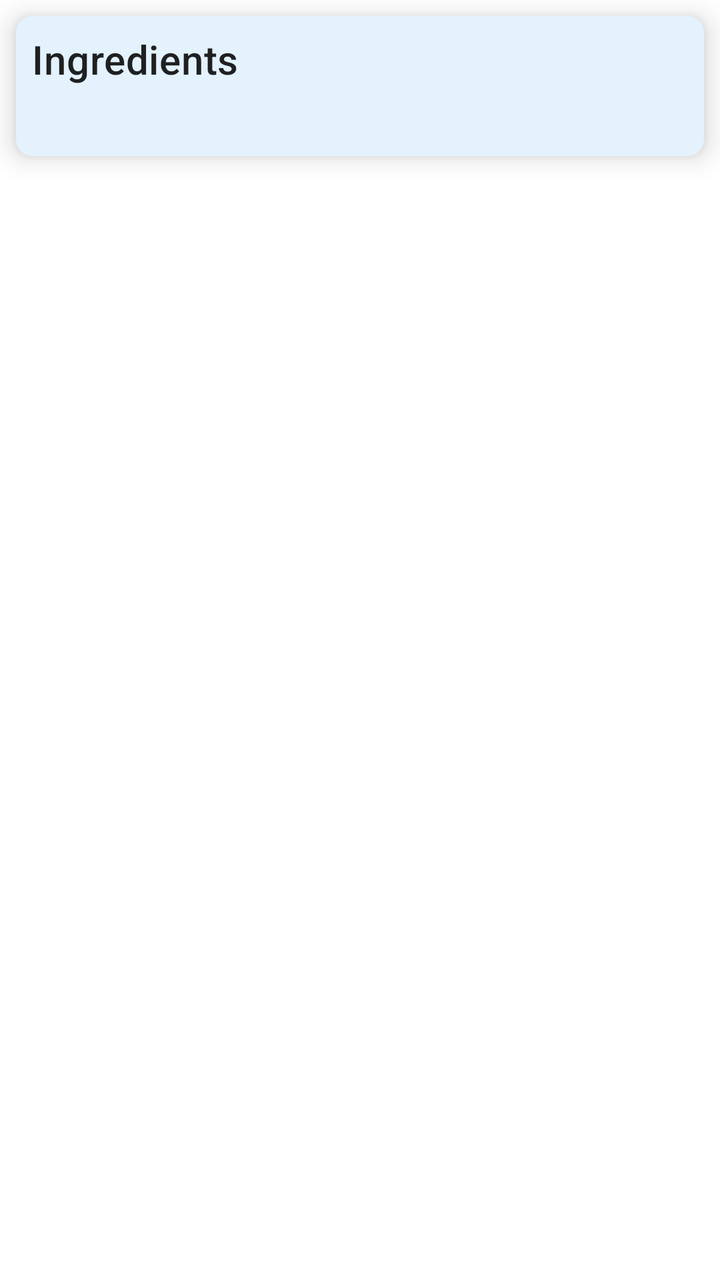
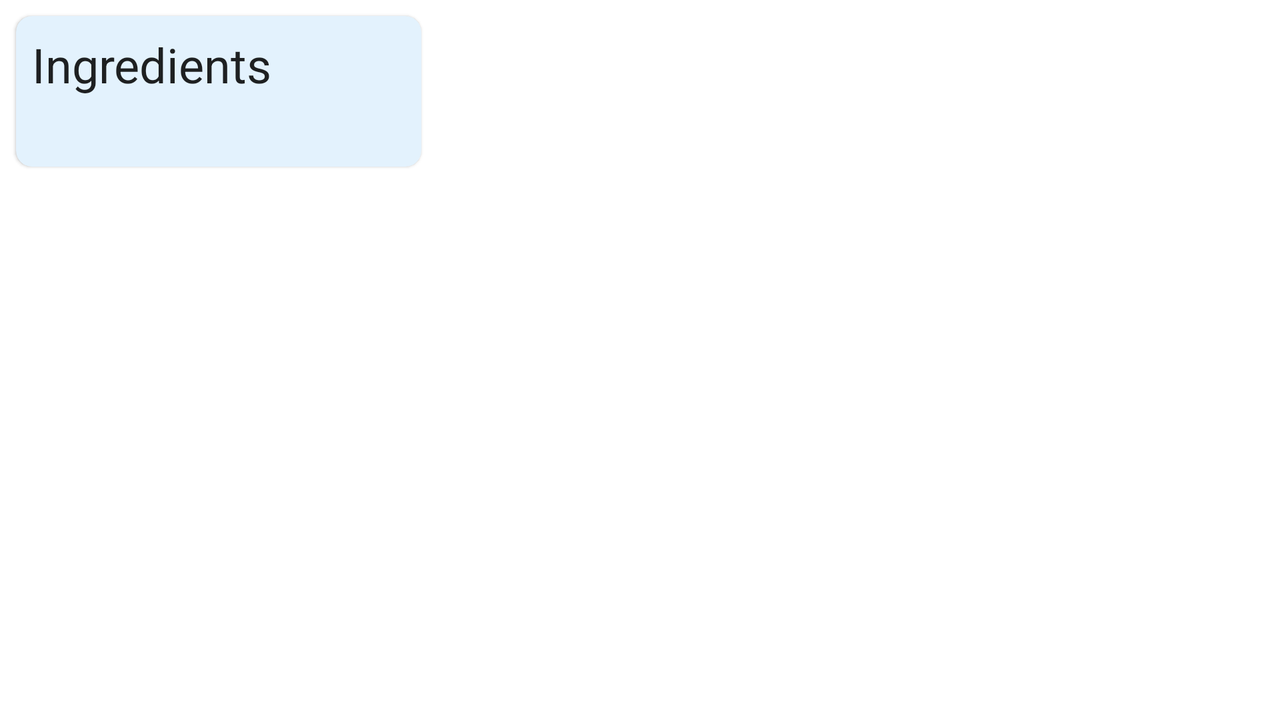

An Android layout and its configuration variant, each rendered on a device that would load it. The default file and the variant file are quoted in full after the pictures.
<!-- AndroidManifest.xml: application theme AppTheme -->
<!-- res/layout/activity_recipe_list.xml -->
<?xml version="1.0" encoding="utf-8"?>
<layout xmlns:android="http://schemas.android.com/apk/res/android"
    xmlns:app="http://schemas.android.com/apk/res-auto"
    xmlns:tools="http://schemas.android.com/tools">

    <data>

    </data>

    <androidx.core.widget.NestedScrollView
        android:layout_width="match_parent"
        android:layout_height="match_parent"
        android:orientation="vertical"
        tools:context=".RecipeListActivity">

        <LinearLayout
            android:layout_width="match_parent"
            android:layout_height="match_parent"
            android:orientation="vertical">


            <com.google.android.material.card.MaterialCardView
                android:layout_width="match_parent"
                android:layout_height="wrap_content"
                android:layout_margin="8dp"
                app:cardElevation="8dp"
                app:cardBackgroundColor="@color/ingredients_card"
                app:cardCornerRadius="8dp">

                <LinearLayout
                    android:layout_width="match_parent"
                    android:layout_height="wrap_content"
                    android:orientation="vertical"
                    android:padding="8dp">

                    <TextView
                        android:layout_width="match_parent"
                        android:layout_height="wrap_content"
                        android:text="@string/ingredients_label"
                        android:textAppearance="@style/TextAppearance.MaterialComponents.Headline6" />

                    <TextView
                        android:id="@+id/tv_ingredients"
                        android:layout_width="match_parent"
                        android:layout_height="wrap_content"
                        android:layout_marginTop="8dp"
                        android:textAppearance="@style/TextAppearance.MaterialComponents.Body2" />
                </LinearLayout>

            </com.google.android.material.card.MaterialCardView>

            <androidx.recyclerview.widget.RecyclerView
                android:id="@+id/rv_steps"
                android:layout_width="match_parent"
                android:layout_height="wrap_content"
                android:layout_margin="8dp"
                app:layoutManager="androidx.recyclerview.widget.LinearLayoutManager"
                tools:listitem="@layout/steps_list_item" />
        </LinearLayout>
    </androidx.core.widget.NestedScrollView>
</layout>
<!-- res/layout/steps_list_item.xml (included above) -->
<?xml version="1.0" encoding="utf-8"?>
<com.google.android.material.card.MaterialCardView xmlns:android="http://schemas.android.com/apk/res/android"
    android:layout_width="match_parent"
    android:layout_height="wrap_content"
    xmlns:app="http://schemas.android.com/apk/res-auto"
    app:cardCornerRadius="4dp"
    android:elevation="6dp"
    app:cardBackgroundColor="#FFFDE7"
    android:layout_margin="4dp">

    <TextView
        android:id="@+id/tv_steps_description"
        android:layout_width="match_parent"
        android:layout_height="wrap_content"
        android:padding="8dp"
        android:textAppearance="@style/TextAppearance.MaterialComponents.Headline6" />

</com.google.android.material.card.MaterialCardView>
<!-- resources referenced by this layout -->
<resources>
  <color name="ingredients_card">#E3F2FD</color>
  <string name="ingredients_label">Ingredients</string>
  <style name="AppTheme" parent="Theme.MaterialComponents.Light.DarkActionBar">
          
          <item name="colorPrimary">@color/colorPrimary</item>
          <item name="colorPrimaryDark">@color/colorPrimaryDark</item>
          <item name="colorAccent">@color/colorAccent</item>
      </style>
  <color name="colorPrimary">#dd2c00</color>
  <color name="colorPrimaryDark">#a30000</color>
  <color name="colorAccent">#dd2c00</color>
</resources>
<!-- res/layout-land/activity_recipe_list.xml (the repository's variant of the layout above) -->
<!-- drawn on the phone turned sideways -->
<?xml version="1.0" encoding="utf-8"?>
<LinearLayout xmlns:android="http://schemas.android.com/apk/res/android"
    xmlns:app="http://schemas.android.com/apk/res-auto"
    xmlns:tools="http://schemas.android.com/tools"
    android:layout_width="match_parent"
    android:layout_height="match_parent"
    android:orientation="horizontal">


    <com.google.android.material.card.MaterialCardView
        android:layout_width="0dp"
        android:layout_height="wrap_content"
        android:layout_margin="8dp"
        android:layout_weight="1"
        app:cardBackgroundColor="@color/ingredients_card"
        app:cardCornerRadius="8dp">

        <LinearLayout
            android:layout_width="match_parent"
            android:layout_height="wrap_content"
            android:orientation="vertical"
            android:padding="8dp">

            <TextView
                android:layout_width="match_parent"
                android:layout_height="wrap_content"
                android:text="@string/ingredients_label"
                android:textAppearance="@style/TextAppearance.MaterialComponents.Headline5" />

            <TextView
                android:id="@+id/tv_ingredients"
                android:layout_width="match_parent"
                android:layout_height="wrap_content"
                android:layout_marginTop="8dp"
                android:textAppearance="@style/TextAppearance.MaterialComponents.Body2" />
        </LinearLayout>

    </com.google.android.material.card.MaterialCardView>

    <androidx.recyclerview.widget.RecyclerView
        android:id="@+id/rv_steps"
        android:layout_width="0dp"
        android:layout_weight="2"
        android:layout_height="wrap_content"
        android:layout_margin="8dp"
        app:layoutManager="androidx.recyclerview.widget.LinearLayoutManager"
        tools:listitem="@layout/steps_list_item" />
</LinearLayout>
